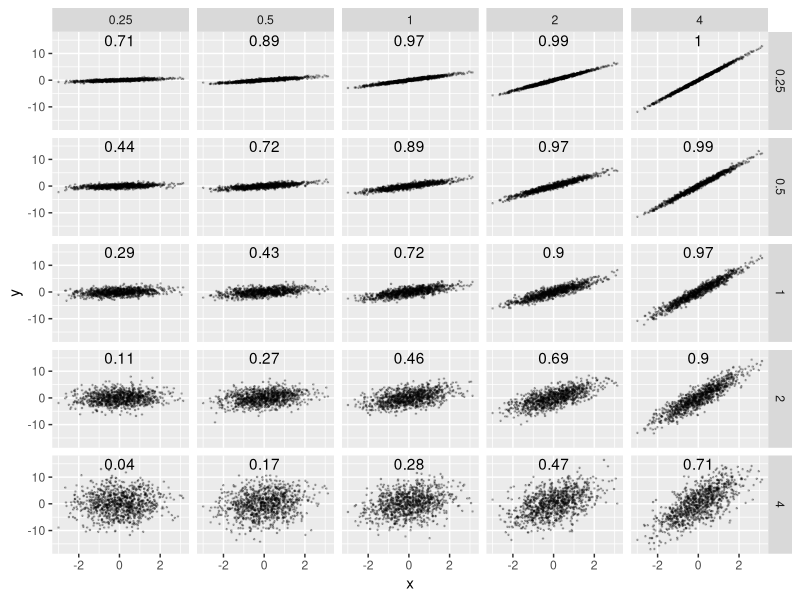

Source code (R):
library(tidyverse)

rm(list = ls())

n <- 1000

df <- data.frame(x = rnorm(n))



cond <- list(b1 = c(.25, .5, 1, 2, 4),
             e.sd = c(.25, .5, 1, 2, 4)) %>%
  expand.grid() %>%
  mutate(ID = 1:n())

df <- replicate(nrow(cond), df, simplify = FALSE) %>%
  bind_rows(.id = "ID") %>%
  mutate(ID = as.numeric(ID)) %>%
  left_join(cond) %>%
  as.tibble %>%
  mutate(y = b1 * x + rnorm(n(), sd = e.sd))

cors <- df %>%
  group_by(b1, e.sd) %>%
  summarise(X_Y = round(cor(x, y),2),
            x = mean(x),
            y = 15)

df %>%
  ggplot(aes(x = x, y = y)) +
  geom_point(alpha = .25, size = .25) +
  geom_text(data = cors, aes(label = X_Y), color = "black") +
  facet_grid(e.sd ~ b1)

ggsave(file = "Generating Correlations.jpg")
